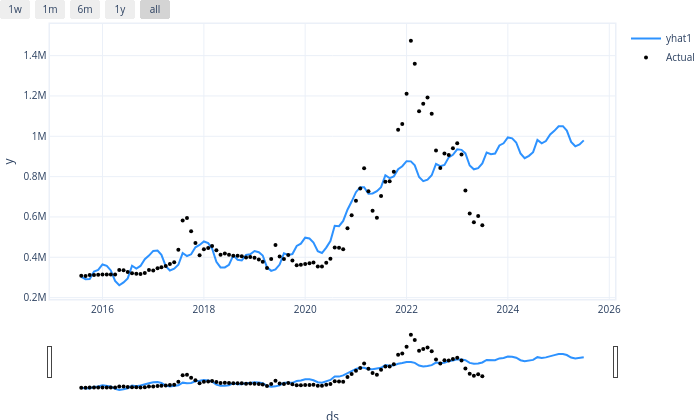

The notebook cell this image was saved under:
### Code cell
df_future = m1.make_future_dataframe(train, n_historic_predictions=True, periods=24)
forecast = m1.predict(df_future)
m1.plot(forecast)
